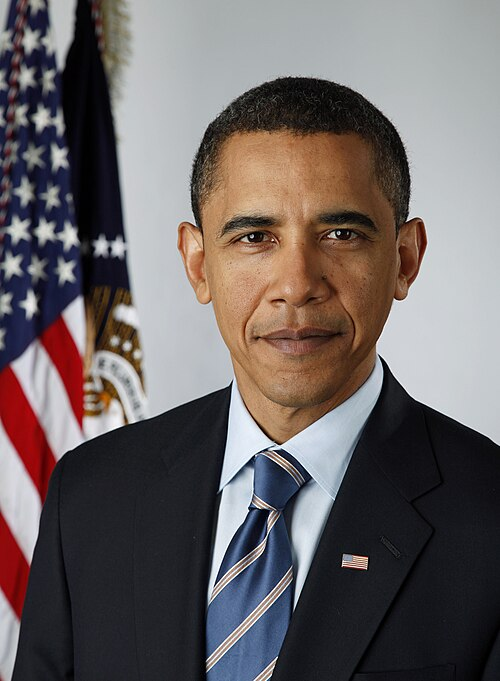
#> input picture ai-service/tests/fixtures/person_a_2.jpg, 500 x 681 px
$ python make_fake_camera.py
#> lines starting #> are read from the running program, lines starting #| are printed output that depends on the picture
"""Builds a Y4M clip from the face fixtures for Chromium's fake webcam (UI end-to-end tests only).

Sequence (looped by the browser): registered person -> empty scene -> unregistered person -> empty scene.
Run with the AI service virtualenv:  ai-service/.venv/Scripts/python tests/tools/make_fake_camera.py
"""

from pathlib import Path

import cv2
import numpy as np

ROOT = Path(__file__).resolve().parents[2]
FIXTURES = ROOT / "ai-service" / "tests" / "fixtures"
OUT = ROOT / "tests" / "fixtures" / "fake-camera.y4m"
W, H, FPS = 640, 480, 10


def letterbox(path: Path) -> np.ndarray:
    img = cv2.imread(str(path))
#> img is the input picture: shape (681, 500, 3); mean B, G, R 100.5, 100.5, 108.1
    if img is None:
        raise SystemExit(f"Missing fixture {path}; run ai-service/scripts/download_test_fixtures.py")
    scale = min(W / img.shape[1], H / img.shape[0])
#> scale = 0.705
    resized = cv2.resize(img, (int(img.shape[1] * scale), int(img.shape[0] * scale)), interpolation=cv2.INTER_AREA)
    canvas = np.full((H, W, 3), 40, np.uint8)
    y = (H - resized.shape[0]) // 2
#> y = 0
    x = (W - resized.shape[1]) // 2
#> x = 144
    canvas[y : y + resized.shape[0], x : x + resized.shape[1]] = resized
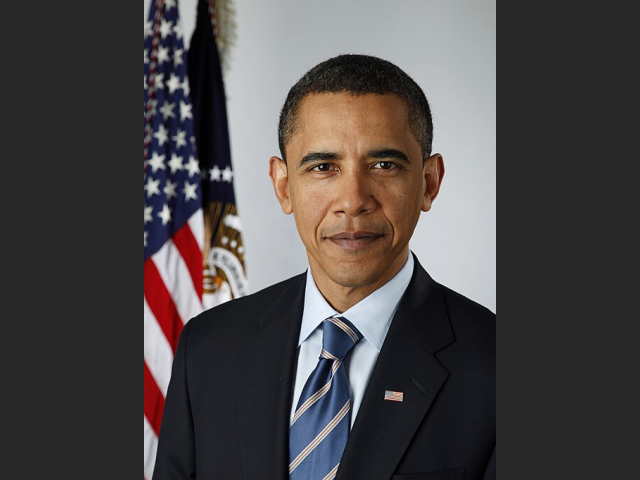
#> canvas: shape (480, 640, 3); mean B, G, R 73.3, 73.3, 77.5
    return canvas


def main() -> None:
    blank = np.full((H, W, 3), 40, np.uint8)
    segments = [
        (letterbox(FIXTURES / "person_a_2.jpg"), 10),
        (blank, 6),
        (letterbox(FIXTURES / "person_b_1.jpg"), 10),
        (blank, 6),
    ]
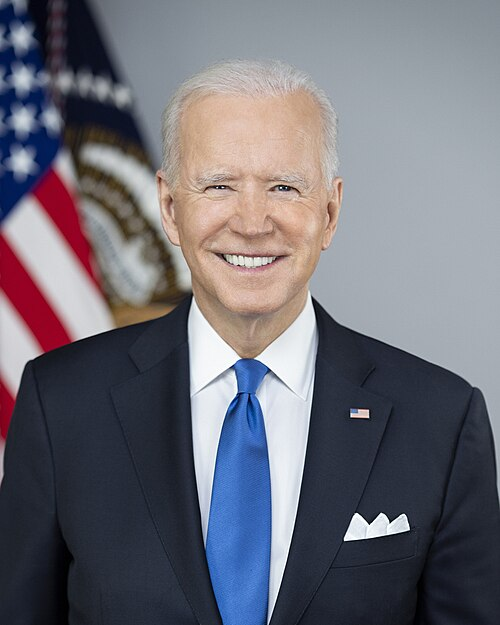
#> input picture ai-service/tests/fixtures/person_b_1.jpg, 500 x 625 px
#> in letterbox, img is the input picture: shape (625, 500, 3); mean B, G, R 118.6, 109.2, 110
#> in letterbox (call 2), `canvas[y : y + resized.shape[0], x : x + resized.shape[1]] = resized`:
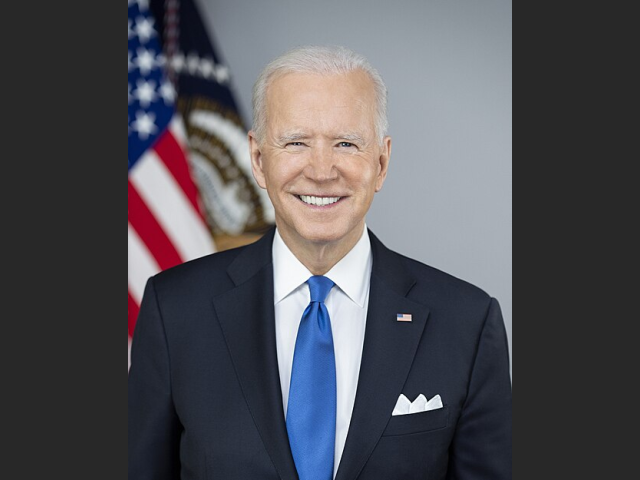
#> canvas: shape (480, 640, 3); mean B, G, R 87.2, 81.5, 82
    OUT.parent.mkdir(parents=True, exist_ok=True)
    with OUT.open("wb") as f:
        f.write(f"YUV4MPEG2 W{W} H{H} F{FPS}:1 Ip A1:1 C420jpeg\n".encode())
        for frame, seconds in segments:
            yuv = cv2.cvtColor(frame, cv2.COLOR_BGR2YUV_I420).tobytes()
            for _ in range(seconds * FPS):
                f.write(b"FRAME\n")
                f.write(yuv)
#> this loop made 4 passes
#> seconds on passes 1 to 4: 10, 6, 10, 6
    print(f"Wrote {OUT} ({OUT.stat().st_size // 1024} KiB)")


if __name__ == "__main__":
#> (the run stopped early here; a loop or call above may not have finished)
